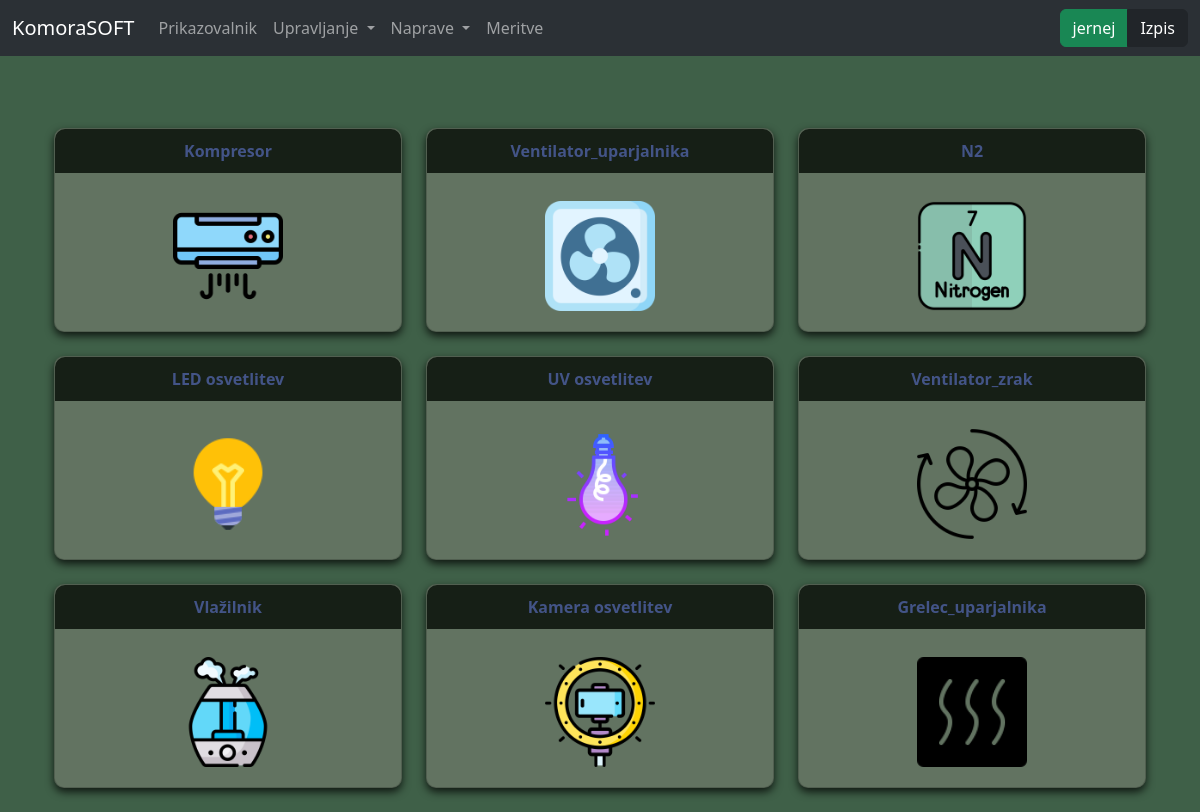
Page /manual/ (signed in) on the earlier database version.
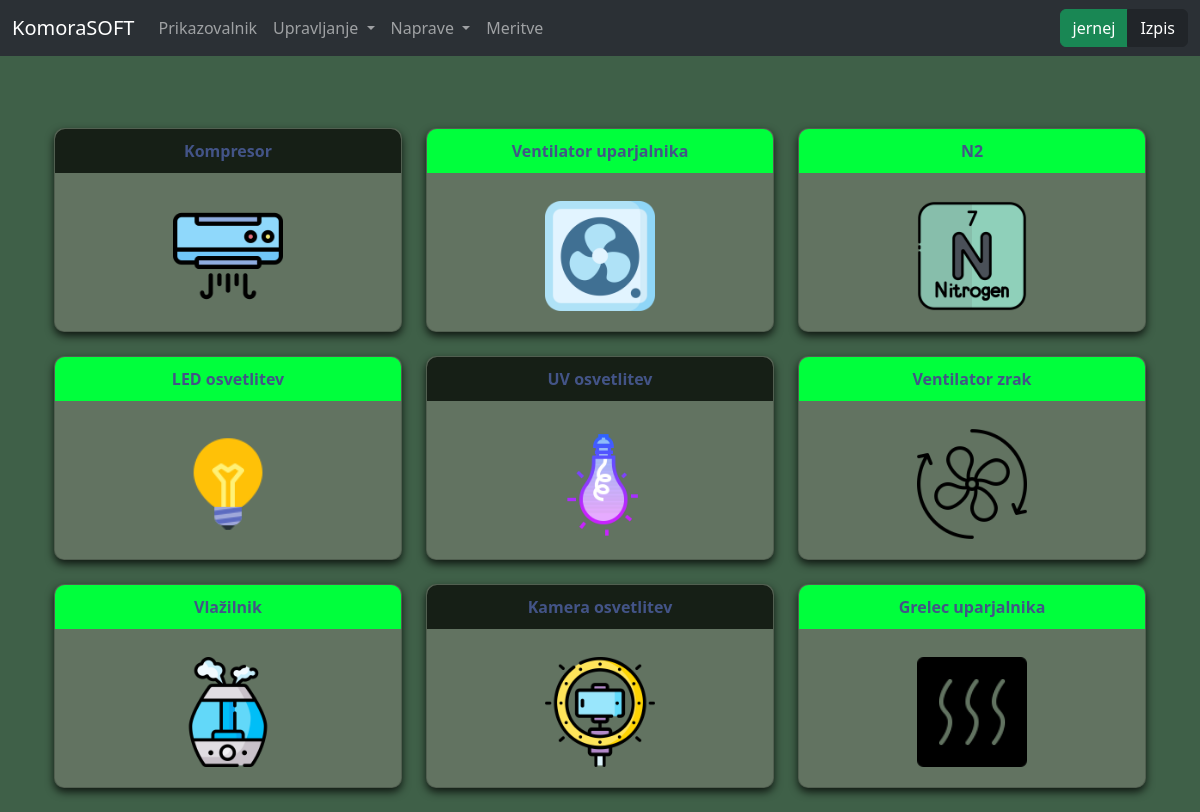
Same page on the later database version.
### komorasoft/blueprints/users/models.py (models this page shows, shortened)
class User(db.Model, UserMixin):
    __tablename__ = 'uporabniki'
    uid = db.Column(db.Integer, primary_key=True)
    username = db.Column(db.String, nullable=False)
    password = db.Column(db.String, nullable=False)
    role = db.Column(db.String, nullable=False)
    description = db.Column(db.String)

### komorasoft/blueprints/actuators/models.py (models this page shows, shortened)
class Actuator(db.Model):
    __tablename__ = 'aktuatorji'
    sid = db.Column(db.Integer, primary_key=True)
    name = db.Column(db.String, nullable=False)
    state = db.Column(db.Boolean, nullable=False)
    description = db.Column(db.String)

### komorasoft/blueprints/manual/routes.py (the view)
@manual.route('/')
@login_required
def index():
    if current_user.role == "Administrator":
        actuators = Actuator.query.all()  # Fetch all actuators from the database
        return render_template('manual/index.html', actuators=actuators)
    else:
        return render_template('manual/not_authorized.html')

### komorasoft/blueprints/manual/templates/manual/index.html (shortened to what this page needs)
{% extends "base.html" %}
{% block content %}
<head>
    <link href="{{ url_for('manual.static', filename='css/styles.css') }}" rel="stylesheet">
</head>
<div class="container mt-5">
    <div class="row">
        {% for actuator in actuators %}
        <div class="col-md-4 mb-4">
            <div class="card toggle-card" id="card-{{ actuator.sid }}" data-device-id="{{ actuator.sid }}" data-toggle="popover" title="{{ actuator.description }}">
                <div class="card-title {% if actuator.state %}bg-on{% else %}bg-off{% endif %}">
                    {{ actuator.name }}
                </div>
                <div class="card-body">
                    <div class="card-image text-center" style="height: 150px;">
                        <img src="{{ url_for('manual.static', filename='images/' ~ actuator.sid ~ '.png') }}" id="img-{{ actuator.sid }}" class="img-fluid" alt="{{ actuator.name }}">
                    </div>
                </div>
            </div>
        </div>
        {% endfor %}
    </div>
</div>
{% endblock %}

### komorasoft/templates/base.html (shortened to what this page needs)
<!doctype html>
<html lang="en">
  <head>
    <link href="https://cdn.jsdelivr.net/npm/bootstrap@5.3.3/dist/css/bootstrap.min.css" rel="stylesheet">
  </head>
  <body>
    {% include 'navbar.html' %}
    <br/>
    <div class="container-md">
        {% block content %}
        {% endblock %}
    </div>
  </body>
</html>

### komorasoft/templates/navbar.html (shortened to what this page needs)
<nav class="navbar navbar-expand-sm bg-body-tertiary" data-bs-theme="dark">
    <div class="container-fluid">
      <a class="navbar-brand" href="{{url_for('core.index')}}">KomoraSOFT</a>
      <div class="collapse navbar-collapse" id="navbarSupportedContent">
        <ul class="navbar-nav me-auto mb-2 mb-lg-0">
          <li class="nav-item">
            <a class="nav-link" href="{{url_for('core.index')}}">Prikazovalnik</a>
          </li>
          <li class="nav-item dropdown">
            <a class="nav-link dropdown-toggle" href="#" role="button" data-bs-toggle="dropdown" aria-expanded="false">
              Upravljanje
            </a>
          </li>
          <li class="nav-item dropdown">
            <a class="nav-link dropdown-toggle" href="#" role="button" data-bs-toggle="dropdown" aria-expanded="false">
              Naprave
            </a>
          </li>
          <li class="nav-item">
            <a class="nav-link" href="#">Meritve</a>
          </li>
        </ul>
        {% if not current_user.is_authenticated %}
          <form action="{{url_for('users.login')}}" class="d-flex" role="search" method="POST">
            <input type="hidden" name="next" value="{{ request.url }}">
            <input class="form-control me-2" type="text" name="username" required="required" placeholder="Uporabnik" aria-label="Search">
            <input class="form-control me-2" type="password" name="password" placeholder="Geslo" id="geslo" required="required" aria-label="Search">
            <button class="btn btn-outline-success" type="submit">Vpis</button>
          </form>
        {% else %}
          <form action="{{url_for('users.logout')}}" method="POST">
            <div class="btn-group">
            <a href="{{url_for('users.index')}}" class="btn btn-success">{{current_user.username}}</a>
            <button type="submit" class="btn btn-dark">Izpis</button>
            </div>
          </form>
        {% endif %}
      </div>
    </div>
  </nav>

### komorasoft/blueprints/manual/static/css/styles.css (style rules this page uses)
.card { border-radius: 10px; cursor: pointer; box-shadow: 0 4px 8px rgba(0, 0, 0, 0.761); transition: box-shadow 0.3s ease; background-color: #627361; }
.card-title { border-top-left-radius: 10px; border-top-right-radius: 10px; font-weight: bold; text-align: center; background-color: #00ff2f; color: rgb(67, 84, 135); padding: 10px; }
.card-body { border-bottom-left-radius: 10px; border-bottom-right-radius: 10px; padding: 0; background-color: #627361; }
.card-image { position: relative; width: 100%; padding-top: 75%; overflow: hidden; padding: 20px; box-sizing: border-box; }
.card-image img { position: center; top: 0; left: 0; width: 100%; height: 100%; object-fit: contain; border-radius: 5px; }
.bg-off { background-color: #161f16; }
.bg-on { background-color: #00ff3c; }

### komorasoft/templates/base.html (style rules this page uses)
body { background-color: rgb(63, 96, 72); }
a { color: #afd04d; }

Differences in the rows shown:
changed Actuator: state False → True (drawn); name "Ventilator_uparjalnika" → "Ventilator uparjalnika"
changed Actuator (number 3 of 9 on the later page): state False → True (drawn)
changed Actuator "LED osvetlitev": state False → True (drawn)
changed Actuator: state False → True (drawn); name "Ventilator_zrak" → "Ventilator zrak"
changed Actuator "Vlažilnik": state False → True (drawn)
changed Actuator: state False → True (drawn); name "Grelec_uparjalnika" → "Grelec uparjalnika"
